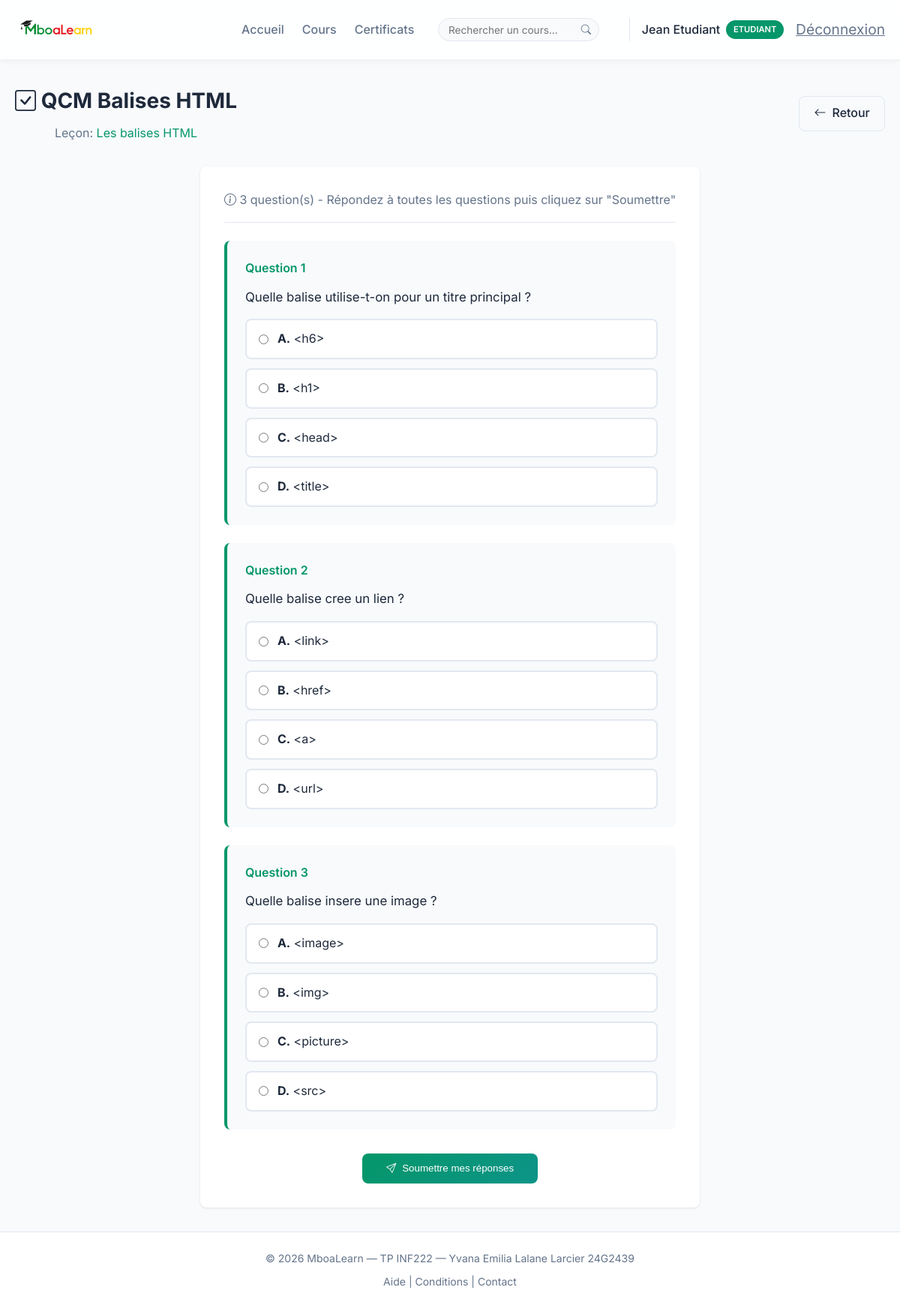
The page /evaluation.php?id=1 (signed in) on the database its author committed.
### tables this page shows
CREATE TABLE users (
    id INT AUTO_INCREMENT PRIMARY KEY,
    nom VARCHAR(100) NOT NULL,
    email VARCHAR(150) UNIQUE NOT NULL,
    password VARCHAR(255) NOT NULL,
    role ENUM('etudiant', 'enseignant', 'promoteur') DEFAULT 'etudiant',
    date_inscription TIMESTAMP DEFAULT CURRENT_TIMESTAMP
);

CREATE TABLE evaluations (
    id INT AUTO_INCREMENT PRIMARY KEY,
    lecon_id INT NOT NULL,
    titre VARCHAR(200) NOT NULL,
    description TEXT,
    FOREIGN KEY (lecon_id) REFERENCES lecons(id) ON DELETE CASCADE
);

CREATE TABLE lecons (
    id INT AUTO_INCREMENT PRIMARY KEY,
    cours_id INT NOT NULL,
    titre VARCHAR(200) NOT NULL,
    contenu TEXT,
    type_contenu ENUM('pdf', 'video') NOT NULL,
    fichier VARCHAR(255) NOT NULL,
    duree_video INT DEFAULT 0,
    ordre INT DEFAULT 0,
    FOREIGN KEY (cours_id) REFERENCES cours(id) ON DELETE CASCADE
);

CREATE TABLE questions (
    id INT AUTO_INCREMENT PRIMARY KEY,
    evaluation_id INT NOT NULL,
    question TEXT NOT NULL,
    option_a VARCHAR(255) NOT NULL,
    option_b VARCHAR(255) NOT NULL,
    option_c VARCHAR(255) NOT NULL,
    option_d VARCHAR(255) NOT NULL,
    bonne_reponse ENUM('A', 'B', 'C', 'D') NOT NULL,
    FOREIGN KEY (evaluation_id) REFERENCES evaluations(id) ON DELETE CASCADE
);

### includes/auth.php (called while the page is built, shortened)
<?php
require_once __DIR__ . '/../config/database.php';
function is_logged_in() {
    return isset($_SESSION['user_id']);
}
function has_role($role) {
    return isset($_SESSION['user_role']) && $_SESSION['user_role'] === $role;
}
function get_user_info() {
    global $pdo;
    $stmt = $pdo->prepare("SELECT id, nom, email, role FROM users WHERE id = ?");
    $stmt->execute([$_SESSION['user_id']]);
    return $stmt->fetch();
}

### evaluation.php (the view, shortened to what this page needs)
<?php
require_once 'config/database.php';
require_once 'includes/auth.php';
$evaluation_id = isset($_GET['id']) ? (int)$_GET['id'] : 0;
$stmt = $pdo->prepare("
    SELECT e.*, l.titre as lecon_titre, l.cours_id, l.id as lecon_id
    FROM evaluations e
    JOIN lecons l ON e.lecon_id = l.id
    WHERE e.id = ?
");
$stmt->execute([$evaluation_id]);
$evaluation = $stmt->fetch();
$stmt = $pdo->prepare("SELECT * FROM questions WHERE evaluation_id = ? ORDER BY id");
$stmt->execute([$evaluation_id]);
$questions = $stmt->fetchAll();
?>
<!DOCTYPE html>
<html lang="fr">
<head>
    <link rel="stylesheet" href="https://cdn.jsdelivr.net/npm/bootstrap-icons@1.11.3/font/bootstrap-icons.min.css">
    <link rel="stylesheet" href="assets/css/style.css">
</head>
<body>
    <?php include 'includes/header.php'; ?>
    <div class="dashboard-header">
        <div style="display: flex; justify-content: space-between; align-items: center;">
            <div>
                <h1><i class="bi bi-check-square"></i> <?php echo htmlspecialchars($evaluation['titre']); ?></h1>
                <p>
                    Leçon:
                    <a href="lecon.php?id=<?php echo $evaluation['lecon_id']; ?>" style="color: var(--primary); text-decoration: none;">
                        <?php echo htmlspecialchars($evaluation['lecon_titre']); ?>
                    </a>
                </p>
            </div>
            <a href="lecon.php?id=<?php echo $evaluation['lecon_id']; ?>" class="btn-secondary">
                <i class="bi bi-arrow-left"></i> Retour
            </a>
        </div>
    </div>
    <div class="quiz-container" id="quiz-container">
        <div style="margin-bottom: 1.5rem; padding-bottom: 1rem; border-bottom: 1px solid var(--border);">
            <p class="text-muted">
                <i class="bi bi-info-circle"></i>
                <?php echo count($questions); ?> question(s) -
                Répondez à toutes les questions puis cliquez sur "Soumettre"
            </p>
        </div>
        <form id="quiz-form" onsubmit="submitQuiz(event)">
            <?php foreach ($questions as $index => $question): ?>
                <div class="question-card">
                    <div class="question-number">Question <?php echo $index + 1; ?></div>
                    <div class="question-text"><?php echo htmlspecialchars($question['question']); ?></div>
                    <div class="options-list">
                        <label class="option-item" onclick="selectOption(this, <?php echo $question['id']; ?>, 'A')">
                            <input type="radio" name="question_<?php echo $question['id']; ?>" value="A" required>
                            <span><strong>A.</strong> <?php echo htmlspecialchars($question['option_a']); ?></span>
                        </label>
                        <label class="option-item" onclick="selectOption(this, <?php echo $question['id']; ?>, 'B')">
                            <input type="radio" name="question_<?php echo $question['id']; ?>" value="B" required>
                            <span><strong>B.</strong> <?php echo htmlspecialchars($question['option_b']); ?></span>
                        </label>
                        <label class="option-item" onclick="selectOption(this, <?php echo $question['id']; ?>, 'C')">
                            <input type="radio" name="question_<?php echo $question['id']; ?>" value="C" required>
                            <span><strong>C.</strong> <?php echo htmlspecialchars($question['option_c']); ?></span>
                        </label>
                        <label class="option-item" onclick="selectOption(this, <?php echo $question['id']; ?>, 'D')">
                            <input type="radio" name="question_<?php echo $question['id']; ?>" value="D" required>
                            <span><strong>D.</strong> <?php echo htmlspecialchars($question['option_d']); ?></span>
                        </label>
                    </div>
                </div>
            <?php endforeach; ?>
            <div style="text-align: center; margin-top: 2rem;">
                <button type="submit" class="btn-primary" style="padding: 0.8rem 2rem;">
                    <i class="bi bi-send"></i> Soumettre mes réponses
                </button>
            </div>
        </form>
    </div>
    <?php include 'includes/footer.php'; ?>
</body>
</html>

### includes/header.php (shortened to what this page needs)
<?php
$base_url = '/MboaLearn';
$user = get_user_info();
?>
<!DOCTYPE html>
<html lang="fr">
<head>
    <link rel="stylesheet" href="https://cdn.jsdelivr.net/npm/bootstrap-icons@1.11.3/font/bootstrap-icons.min.css">
    <link rel="stylesheet" href="<?php echo $base_url; ?>/assets/css/style.css?v=<?php echo time(); ?>">
</head>
<body>
    <nav class="navbar">
        <div class="nav-container">
            <a href="<?php echo $base_url; ?>/index.html" class="nav-brand">
                <img src="<?php echo $base_url; ?>/assets/images/mboalearn.png" alt="MboaLearn" class="nav-logo">
            </a>
            <?php if (is_logged_in()): ?>
            <div class="nav-menu">
                <a href="<?php echo $base_url; ?>/dashboard.php" class="nav-link">
                    Accueil
                </a>
                <?php if (has_role('etudiant')): ?>
                    <a href="<?php echo $base_url; ?>/cours.php" class="nav-link">
                        Cours
                    </a>
                    <a href="<?php echo $base_url; ?>/certificats.php" class="nav-link">
                        Certificats
                    </a>
                    <form action="<?php echo $base_url; ?>/cours.php" method="GET" class="nav-search">
                        <input type="text" name="search" placeholder="Rechercher un cours..."
                               class="nav-search-input" value="<?php echo htmlspecialchars($_GET['search'] ?? ''); ?>">
                        <button type="submit" class="nav-search-btn">
                            <i class="bi bi-search"></i>
                        </button>
                    </form>
                <?php endif; ?>
                <div class="nav-user">
                    <span class="user-info">
                        <?php echo $user['nom']; ?>
                        <span class="badge"><?php echo ucfirst($user['role']); ?></span>
                    </span>
                    <a href="<?php echo $base_url; ?>/logout.php" class="btn-logout">
                        Déconnexion
                    </a>
                </div>
            </div>
            <?php endif; ?>
        </div>
    </nav>
    <main class="main-content">
        <div class="container">

### assets/css/style.css (style rules this page uses)
:root { --primary: #059669; --primary-dark: #047857; --secondary: #64748b; --success: #10b981; --danger: #dc2626; --warning: #d97706; --accent: #eab308; --bg-light: #f8fafc; --bg-white: #ffffff; --text-dark: #1e293b; --text-muted: #64748b; --border: #e2e8f0; --shadow: 0 1px 3px rgba(0,0,0,0.1); --shadow-md: 0 4px 6px rgba(0,0,0,0.1); --radius: 8px; --transition: all 0.2s ease; }
* { margin: 0; padding: 0; box-sizing: border-box; }
body { font-family: 'Inter', -apple-system, BlinkMacSystemFont, sans-serif; background-color: var(--bg-light); color: var(--text-dark); line-height: 1.6; min-height: 100vh; display: flex; flex-direction: column; }
.container { max-width: 1200px; margin: 0 auto; padding: 0 20px; width: 100%; }
.navbar { background: rgba(255, 255, 255, 0.85); backdrop-filter: blur(12px); -webkit-backdrop-filter: blur(12px); border-bottom: 1px solid rgba(226, 232, 240, 0.5); padding: 0.75rem 0; position: sticky; top: 0; z-index: 100; box-shadow: 0 1px 8px rgba(0,0,0,0.06); }
.nav-container { max-width: 1200px; margin: 0 auto; padding: 0 20px; display: flex; align-items: center; justify-content: space-between; }
.nav-brand { font-size: 1.25rem; font-weight: 700; color: var(--primary); text-decoration: none; display: flex; align-items: center; gap: 0.5rem; }
.nav-logo { height: 55px; width: auto; }
.nav-menu { display: flex; align-items: center; gap: 1.5rem; }
.nav-link { color: var(--text-muted); text-decoration: none; font-weight: 500; display: flex; align-items: center; gap: 0.5rem; transition: var(--transition); }
.nav-search { display: flex; align-items: center; background: var(--bg-light); border: 1px solid var(--border); border-radius: 20px; overflow: hidden; margin-left: 0.5rem; }
.nav-search-input { border: none; background: transparent; padding: 0.4rem 0.8rem; font-size: 0.85rem; width: 180px; outline: none; font-family: inherit; }
.nav-search-btn { background: none; border: none; padding: 0.4rem 0.6rem; color: var(--text-muted); cursor: pointer; transition: var(--transition); }
.nav-user { display: flex; align-items: center; gap: 1rem; margin-left: 1rem; padding-left: 1rem; border-left: 1px solid var(--border); }
.user-info { display: flex; align-items: center; gap: 0.5rem; font-weight: 500; }
.badge { background: var(--primary); color: white; padding: 0.2rem 0.6rem; border-radius: 20px; font-size: 0.7rem; font-weight: 600; text-transform: uppercase; }
.btn-logout { color: var(--text-muted); font-size: 1.2rem; transition: var(--transition); }
.btn-primary { background: linear-gradient(135deg, var(--primary) 0%, #0d9488 100%); color: white; padding: 0.6rem 1.2rem; border-radius: var(--radius); text-decoration: none; font-weight: 500; display: inline-flex; align-items: center; gap: 0.5rem; border: none; cursor: pointer; transition: var(--transition); }
.btn-secondary { background: var(--bg-light); color: var(--text-dark); padding: 0.6rem 1.2rem; border-radius: var(--radius); text-decoration: none; font-weight: 500; display: inline-flex; align-items: center; gap: 0.5rem; border: 1px solid var(--border); cursor: pointer; transition: var(--transition); }
.main-content { flex: 1; padding: 2rem 0; }
.container { display: flex; flex-direction: column; align-items: center; }
.dashboard-header { margin-bottom: 2rem; text-align: center; width: 100%; }
.dashboard-header h1 { font-size: 1.75rem; font-weight: 700; margin-bottom: 0.5rem; }
.dashboard-header p { color: var(--text-muted); }
.quiz-container { background: var(--bg-white); border-radius: var(--radius); padding: 2rem; box-shadow: var(--shadow); }
.question-card { background: var(--bg-light); border-radius: var(--radius); padding: 1.5rem; margin-bottom: 1.5rem; border-left: 4px solid var(--primary); }
.question-number { font-weight: 600; color: var(--primary); margin-bottom: 0.75rem; }
.question-text { font-size: 1.05rem; margin-bottom: 1rem; }
.options-list { display: flex; flex-direction: column; gap: 0.75rem; }
.option-item { display: flex; align-items: center; padding: 0.75rem 1rem; background: var(--bg-white); border: 2px solid var(--border); border-radius: var(--radius); cursor: pointer; transition: var(--transition); }
.option-item input { margin-right: 0.75rem; }
.text-muted { color: var(--text-muted); }

### rows shown on the page
users: nom "Jean Etudiant", role "ETUDIANT"
evaluations: titre "QCM Balises HTML", lecon.titre "Les balises HTML"
questions: question "Quelle balise utilise-t-on pour un titre principal ?", option_a "<h6>", option_b "<h1>", option_c "<head>", option_d "<title>"
questions: question "Quelle balise cree un lien ?", option_a "<link>", option_b "<href>", option_c "<a>", option_d "<url>"
questions: question "Quelle balise insere une image ?", option_a "<image>", option_b "<img>", option_c "<picture>", option_d "<src>"

### other values the page prints
count($questions) "3"
